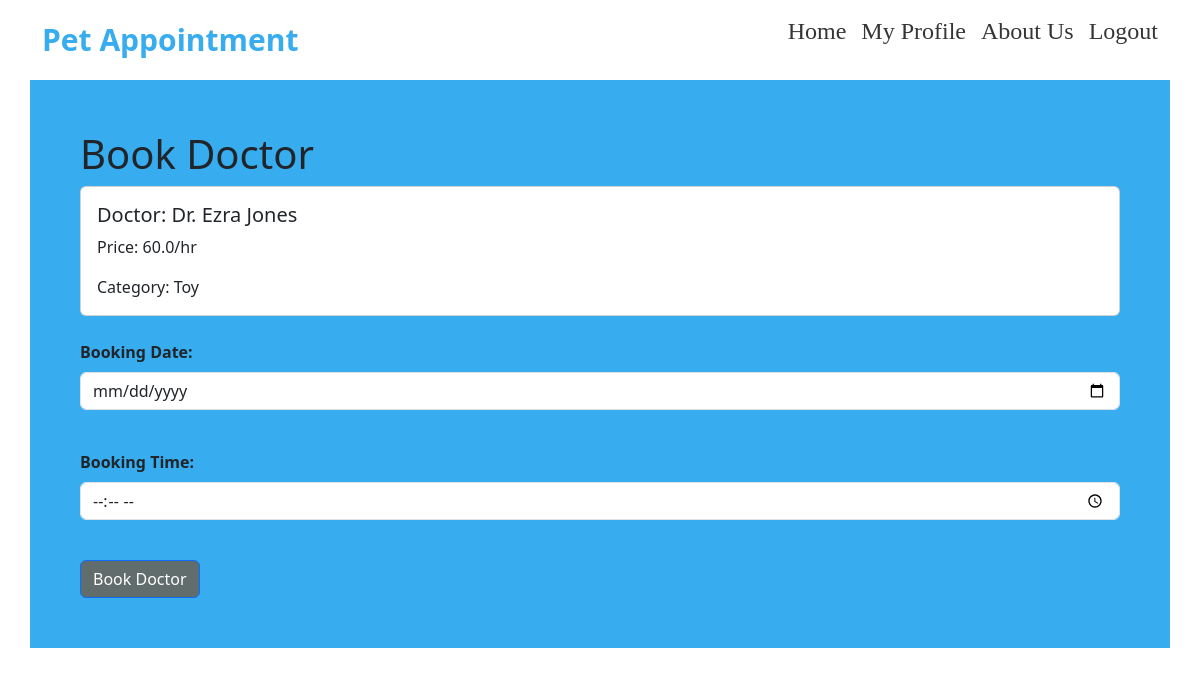
The page /book_doctor/2/ (signed in) on the database as committed earlier.
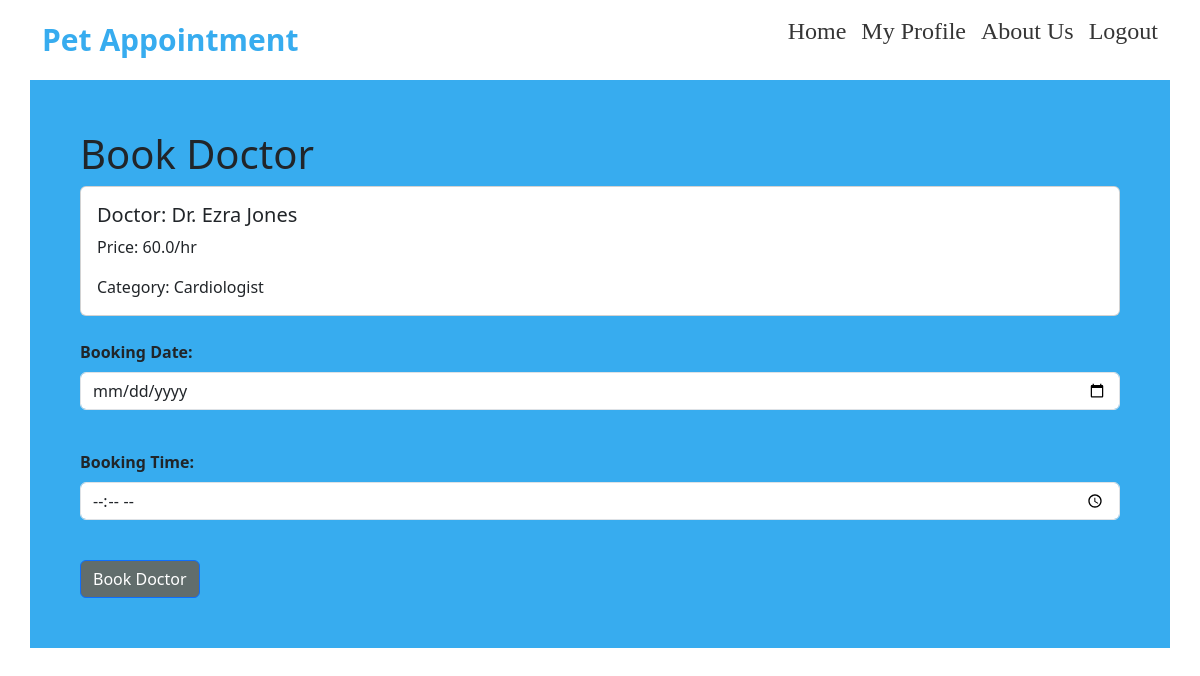
The same page on the database as committed later.
### shop/models.py (models this page shows, shortened)
class Products(models.Model):
    title = models.CharField(max_length=100)
    price = models.FloatField()
    discount = models.FloatField()
    category = models.CharField(max_length=100)
    description = models.TextField()
    image = models.CharField(max_length=300)
    available_date = models.DateField( blank=True, null=True)
    available_time = models.TimeField( blank=True, null=True)

### shop/views.py (the view, shortened to what this page needs)
# urls.py: path('book_doctor/<int:product_id>/', views.book_doctor, name='book_doctor'),
@login_required
def book_doctor(request, product_id):
    product = Products.objects.get(pk=product_id)
    return render(request, 'shop/bookdoctor.html', {'product': product})

### shop/templates/shop/bookdoctor.html (shortened to what this page needs)
{% extends "shop/base.html" %}
    {% block content %}
    <div class="container mt-8">
        <div class="row">
            <div class="col" style="background-color: #37acef; padding: 50px;">
                <h1>Book Doctor</h1>
                <div class="card">
                    <div class="card-body">
                        <h5 class="card-title">Doctor: {{product.title}}</h5>
                        <p class="card-text">Price: {{product.price}}/hr</p>
                        <p class="card-text">Category: {{product.category}}</p>
                    </div>
                </div>
                <br><form method="post">
                    <div class="mb-3">
                        <label for="booking_date" class="form-label" style="font-weight:bold;;">Booking Date:</label>
                        <input type="date" class="form-control" id="booking_date" name="booking_date" required>
                    </div><br>
                    <div class="mb-3">
                        <label for="booking_time" class="form-label" style="font-weight:bold;">Booking Time:</label>
                        <input type="time" class="form-control" id="booking_time" name="booking_time" required>
                    </div><br>
                    <button type="submit" class="btn btn-primary" style="background-color: #616d6c;" >Book Doctor</button>
                </form>
            </div>
        </div>
    </div>
    {% endblock %}

Rows that differ between the two databases and show on the page:
changed Products "Dr. Ezra Jones": category "Toy" → "Cardiologist"
